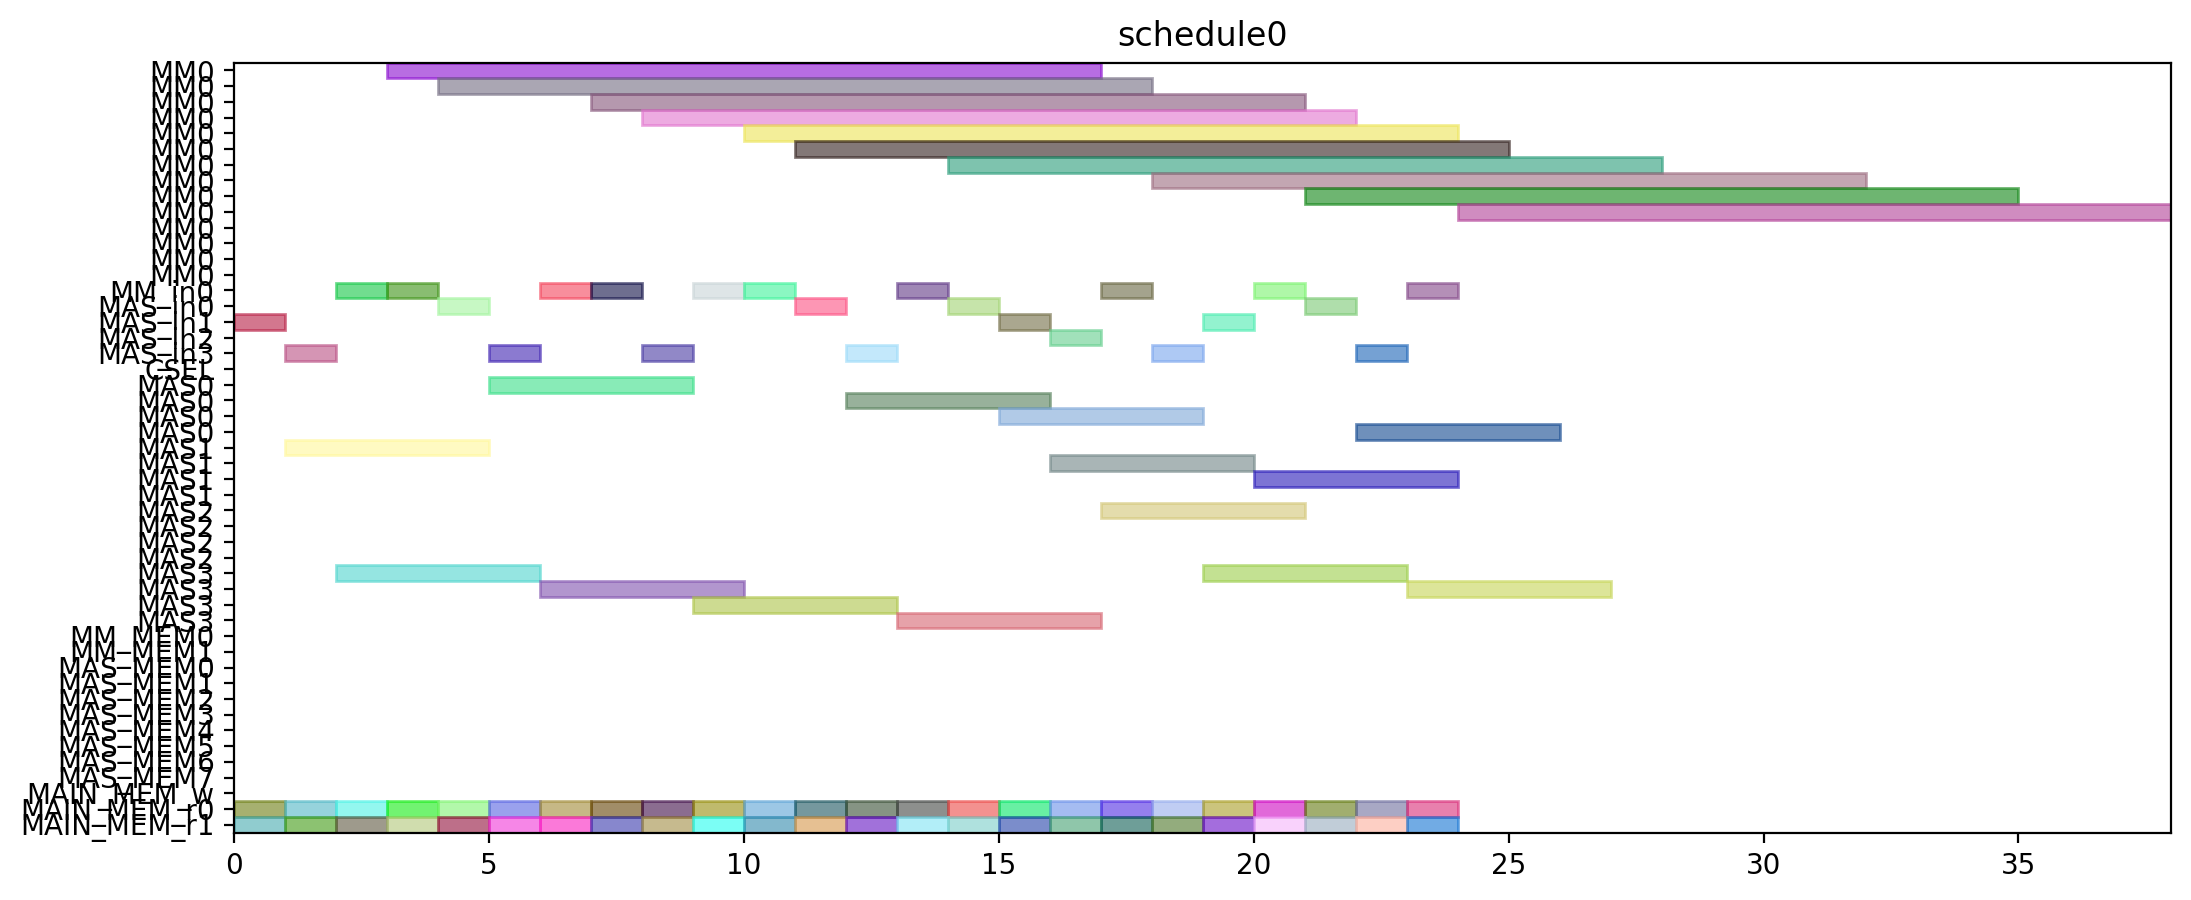

Generate this figure with Python:
from pyschedule import Scenario, solvers, plotters, alt


def solve():
	horizon = 120
	S = Scenario("schedule0", horizon=horizon)

	# resource
	MM = S.Resources('MM', num=1, size=14)
	MM_in = S.Resources('MM_in', num=1)
	MAS_in = S.Resources('MAS_in', num=4)
	CSEL = S.Resource('CSEL')
	MAS = S.Resources('MAS', num=4, size=4, periods=range(1, horizon))
	MM_MEM = S.Resources('MM_MEM', num=2)
	MAS_MEM = S.Resources('MAS_MEM', num=8)
	MAIN_MEM_w = S.Resource('MAIN_MEM_w', size=1)
	MAIN_MEM_r = S.Resources('MAIN_MEM_r', num=2)

	# result of previous scheduling

	# new tasks
	t0_t0 = S.Task('t0_t0', length=4, delay_cost=1)
	t0_t0 += alt(MAS)
	t0_t0_in = S.Task('t0_t0_in', length=1, delay_cost=1)
	t0_t0_in += alt(MAS_in)
	S += t0_t0_in*MAS_in[0]<=t0_t0*MAS[0]

	S += t0_t0_in*MAS_in[1]<=t0_t0*MAS[1]

	S += t0_t0_in*MAS_in[2]<=t0_t0*MAS[2]

	S += t0_t0_in*MAS_in[3]<=t0_t0*MAS[3]

	t0_t0_mem0 = S.Task('t0_t0_mem0', length=1, delay_cost=1)
	t0_t0_mem0 += MAIN_MEM_r[0]
	S += t0_t0_mem0 <= t0_t0

	t0_t0_mem1 = S.Task('t0_t0_mem1', length=1, delay_cost=1)
	t0_t0_mem1 += MAIN_MEM_r[1]
	S += t0_t0_mem1 <= t0_t0

	t0_t1 = S.Task('t0_t1', length=4, delay_cost=1)
	t0_t1 += alt(MAS)
	t0_t1_in = S.Task('t0_t1_in', length=1, delay_cost=1)
	t0_t1_in += alt(MAS_in)
	S += t0_t1_in*MAS_in[0]<=t0_t1*MAS[0]

	S += t0_t1_in*MAS_in[1]<=t0_t1*MAS[1]

	S += t0_t1_in*MAS_in[2]<=t0_t1*MAS[2]

	S += t0_t1_in*MAS_in[3]<=t0_t1*MAS[3]

	t0_t1_mem0 = S.Task('t0_t1_mem0', length=1, delay_cost=1)
	t0_t1_mem0 += MAIN_MEM_r[0]
	S += t0_t1_mem0 <= t0_t1

	t0_t1_mem1 = S.Task('t0_t1_mem1', length=1, delay_cost=1)
	t0_t1_mem1 += MAIN_MEM_r[1]
	S += t0_t1_mem1 <= t0_t1

	t0_t3 = S.Task('t0_t3', length=14, delay_cost=1)
	t0_t3 += alt(MM)
	t0_t3_in = S.Task('t0_t3_in', length=1, delay_cost=1)
	t0_t3_in += alt(MM_in)
	S += t0_t3_in*MM_in[0]<=t0_t3*MM[0]
	t0_t3_mem0 = S.Task('t0_t3_mem0', length=1, delay_cost=1)
	t0_t3_mem0 += MAIN_MEM_r[0]
	S += t0_t3_mem0 <= t0_t3

	t0_t3_mem1 = S.Task('t0_t3_mem1', length=1, delay_cost=1)
	t0_t3_mem1 += MAIN_MEM_r[1]
	S += t0_t3_mem1 <= t0_t3

	t10 = S.Task('t10', length=4, delay_cost=1)
	t10 += alt(MAS)
	t10_in = S.Task('t10_in', length=1, delay_cost=1)
	t10_in += alt(MAS_in)
	S += t10_in*MAS_in[0]<=t10*MAS[0]

	S += t10_in*MAS_in[1]<=t10*MAS[1]

	S += t10_in*MAS_in[2]<=t10*MAS[2]

	S += t10_in*MAS_in[3]<=t10*MAS[3]

	t10_mem0 = S.Task('t10_mem0', length=1, delay_cost=1)
	t10_mem0 += MAIN_MEM_r[0]
	S += t10_mem0 <= t10

	t10_mem1 = S.Task('t10_mem1', length=1, delay_cost=1)
	t10_mem1 += MAIN_MEM_r[1]
	S += t10_mem1 <= t10

	t11 = S.Task('t11', length=4, delay_cost=1)
	t11 += alt(MAS)
	t11_in = S.Task('t11_in', length=1, delay_cost=1)
	t11_in += alt(MAS_in)
	S += t11_in*MAS_in[0]<=t11*MAS[0]

	S += t11_in*MAS_in[1]<=t11*MAS[1]

	S += t11_in*MAS_in[2]<=t11*MAS[2]

	S += t11_in*MAS_in[3]<=t11*MAS[3]

	t11_mem0 = S.Task('t11_mem0', length=1, delay_cost=1)
	t11_mem0 += MAIN_MEM_r[0]
	S += t11_mem0 <= t11

	t11_mem1 = S.Task('t11_mem1', length=1, delay_cost=1)
	t11_mem1 += MAIN_MEM_r[1]
	S += t11_mem1 <= t11

	t3_t0 = S.Task('t3_t0', length=14, delay_cost=1)
	t3_t0 += alt(MM)
	t3_t0_in = S.Task('t3_t0_in', length=1, delay_cost=1)
	t3_t0_in += alt(MM_in)
	S += t3_t0_in*MM_in[0]<=t3_t0*MM[0]
	t3_t0_mem0 = S.Task('t3_t0_mem0', length=1, delay_cost=1)
	t3_t0_mem0 += MAIN_MEM_r[0]
	S += t3_t0_mem0 <= t3_t0

	t3_t0_mem1 = S.Task('t3_t0_mem1', length=1, delay_cost=1)
	t3_t0_mem1 += MAIN_MEM_r[1]
	S += t3_t0_mem1 <= t3_t0

	t3_t1 = S.Task('t3_t1', length=14, delay_cost=1)
	t3_t1 += alt(MM)
	t3_t1_in = S.Task('t3_t1_in', length=1, delay_cost=1)
	t3_t1_in += alt(MM_in)
	S += t3_t1_in*MM_in[0]<=t3_t1*MM[0]
	t3_t1_mem0 = S.Task('t3_t1_mem0', length=1, delay_cost=1)
	t3_t1_mem0 += MAIN_MEM_r[0]
	S += t3_t1_mem0 <= t3_t1

	t3_t1_mem1 = S.Task('t3_t1_mem1', length=1, delay_cost=1)
	t3_t1_mem1 += MAIN_MEM_r[1]
	S += t3_t1_mem1 <= t3_t1

	t3_t2 = S.Task('t3_t2', length=4, delay_cost=1)
	t3_t2 += alt(MAS)
	t3_t2_in = S.Task('t3_t2_in', length=1, delay_cost=1)
	t3_t2_in += alt(MAS_in)
	S += t3_t2_in*MAS_in[0]<=t3_t2*MAS[0]

	S += t3_t2_in*MAS_in[1]<=t3_t2*MAS[1]

	S += t3_t2_in*MAS_in[2]<=t3_t2*MAS[2]

	S += t3_t2_in*MAS_in[3]<=t3_t2*MAS[3]

	t3_t2_mem0 = S.Task('t3_t2_mem0', length=1, delay_cost=1)
	t3_t2_mem0 += MAIN_MEM_r[0]
	S += t3_t2_mem0 <= t3_t2

	t3_t2_mem1 = S.Task('t3_t2_mem1', length=1, delay_cost=1)
	t3_t2_mem1 += MAIN_MEM_r[1]
	S += t3_t2_mem1 <= t3_t2

	t3_t3 = S.Task('t3_t3', length=4, delay_cost=1)
	t3_t3 += alt(MAS)
	t3_t3_in = S.Task('t3_t3_in', length=1, delay_cost=1)
	t3_t3_in += alt(MAS_in)
	S += t3_t3_in*MAS_in[0]<=t3_t3*MAS[0]

	S += t3_t3_in*MAS_in[1]<=t3_t3*MAS[1]

	S += t3_t3_in*MAS_in[2]<=t3_t3*MAS[2]

	S += t3_t3_in*MAS_in[3]<=t3_t3*MAS[3]

	t3_t3_mem0 = S.Task('t3_t3_mem0', length=1, delay_cost=1)
	t3_t3_mem0 += MAIN_MEM_r[0]
	S += t3_t3_mem0 <= t3_t3

	t3_t3_mem1 = S.Task('t3_t3_mem1', length=1, delay_cost=1)
	t3_t3_mem1 += MAIN_MEM_r[1]
	S += t3_t3_mem1 <= t3_t3

	t4_t0 = S.Task('t4_t0', length=4, delay_cost=1)
	t4_t0 += alt(MAS)
	t4_t0_in = S.Task('t4_t0_in', length=1, delay_cost=1)
	t4_t0_in += alt(MAS_in)
	S += t4_t0_in*MAS_in[0]<=t4_t0*MAS[0]

	S += t4_t0_in*MAS_in[1]<=t4_t0*MAS[1]

	S += t4_t0_in*MAS_in[2]<=t4_t0*MAS[2]

	S += t4_t0_in*MAS_in[3]<=t4_t0*MAS[3]

	t4_t0_mem0 = S.Task('t4_t0_mem0', length=1, delay_cost=1)
	t4_t0_mem0 += MAIN_MEM_r[0]
	S += t4_t0_mem0 <= t4_t0

	t4_t0_mem1 = S.Task('t4_t0_mem1', length=1, delay_cost=1)
	t4_t0_mem1 += MAIN_MEM_r[1]
	S += t4_t0_mem1 <= t4_t0

	t4_t1 = S.Task('t4_t1', length=4, delay_cost=1)
	t4_t1 += alt(MAS)
	t4_t1_in = S.Task('t4_t1_in', length=1, delay_cost=1)
	t4_t1_in += alt(MAS_in)
	S += t4_t1_in*MAS_in[0]<=t4_t1*MAS[0]

	S += t4_t1_in*MAS_in[1]<=t4_t1*MAS[1]

	S += t4_t1_in*MAS_in[2]<=t4_t1*MAS[2]

	S += t4_t1_in*MAS_in[3]<=t4_t1*MAS[3]

	t4_t1_mem0 = S.Task('t4_t1_mem0', length=1, delay_cost=1)
	t4_t1_mem0 += MAIN_MEM_r[0]
	S += t4_t1_mem0 <= t4_t1

	t4_t1_mem1 = S.Task('t4_t1_mem1', length=1, delay_cost=1)
	t4_t1_mem1 += MAIN_MEM_r[1]
	S += t4_t1_mem1 <= t4_t1

	t4_t3 = S.Task('t4_t3', length=14, delay_cost=1)
	t4_t3 += alt(MM)
	t4_t3_in = S.Task('t4_t3_in', length=1, delay_cost=1)
	t4_t3_in += alt(MM_in)
	S += t4_t3_in*MM_in[0]<=t4_t3*MM[0]
	t4_t3_mem0 = S.Task('t4_t3_mem0', length=1, delay_cost=1)
	t4_t3_mem0 += MAIN_MEM_r[0]
	S += t4_t3_mem0 <= t4_t3

	t4_t3_mem1 = S.Task('t4_t3_mem1', length=1, delay_cost=1)
	t4_t3_mem1 += MAIN_MEM_r[1]
	S += t4_t3_mem1 <= t4_t3

	t5_t0 = S.Task('t5_t0', length=14, delay_cost=1)
	t5_t0 += alt(MM)
	t5_t0_in = S.Task('t5_t0_in', length=1, delay_cost=1)
	t5_t0_in += alt(MM_in)
	S += t5_t0_in*MM_in[0]<=t5_t0*MM[0]
	t5_t0_mem0 = S.Task('t5_t0_mem0', length=1, delay_cost=1)
	t5_t0_mem0 += MAIN_MEM_r[0]
	S += t5_t0_mem0 <= t5_t0

	t5_t0_mem1 = S.Task('t5_t0_mem1', length=1, delay_cost=1)
	t5_t0_mem1 += MAIN_MEM_r[1]
	S += t5_t0_mem1 <= t5_t0

	t5_t1 = S.Task('t5_t1', length=14, delay_cost=1)
	t5_t1 += alt(MM)
	t5_t1_in = S.Task('t5_t1_in', length=1, delay_cost=1)
	t5_t1_in += alt(MM_in)
	S += t5_t1_in*MM_in[0]<=t5_t1*MM[0]
	t5_t1_mem0 = S.Task('t5_t1_mem0', length=1, delay_cost=1)
	t5_t1_mem0 += MAIN_MEM_r[0]
	S += t5_t1_mem0 <= t5_t1

	t5_t1_mem1 = S.Task('t5_t1_mem1', length=1, delay_cost=1)
	t5_t1_mem1 += MAIN_MEM_r[1]
	S += t5_t1_mem1 <= t5_t1

	t5_t2 = S.Task('t5_t2', length=4, delay_cost=1)
	t5_t2 += alt(MAS)
	t5_t2_in = S.Task('t5_t2_in', length=1, delay_cost=1)
	t5_t2_in += alt(MAS_in)
	S += t5_t2_in*MAS_in[0]<=t5_t2*MAS[0]

	S += t5_t2_in*MAS_in[1]<=t5_t2*MAS[1]

	S += t5_t2_in*MAS_in[2]<=t5_t2*MAS[2]

	S += t5_t2_in*MAS_in[3]<=t5_t2*MAS[3]

	t5_t2_mem0 = S.Task('t5_t2_mem0', length=1, delay_cost=1)
	t5_t2_mem0 += MAIN_MEM_r[0]
	S += t5_t2_mem0 <= t5_t2

	t5_t2_mem1 = S.Task('t5_t2_mem1', length=1, delay_cost=1)
	t5_t2_mem1 += MAIN_MEM_r[1]
	S += t5_t2_mem1 <= t5_t2

	t5_t3 = S.Task('t5_t3', length=4, delay_cost=1)
	t5_t3 += alt(MAS)
	t5_t3_in = S.Task('t5_t3_in', length=1, delay_cost=1)
	t5_t3_in += alt(MAS_in)
	S += t5_t3_in*MAS_in[0]<=t5_t3*MAS[0]

	S += t5_t3_in*MAS_in[1]<=t5_t3*MAS[1]

	S += t5_t3_in*MAS_in[2]<=t5_t3*MAS[2]

	S += t5_t3_in*MAS_in[3]<=t5_t3*MAS[3]

	t5_t3_mem0 = S.Task('t5_t3_mem0', length=1, delay_cost=1)
	t5_t3_mem0 += MAIN_MEM_r[0]
	S += t5_t3_mem0 <= t5_t3

	t5_t3_mem1 = S.Task('t5_t3_mem1', length=1, delay_cost=1)
	t5_t3_mem1 += MAIN_MEM_r[1]
	S += t5_t3_mem1 <= t5_t3

	t6_t0 = S.Task('t6_t0', length=14, delay_cost=1)
	t6_t0 += alt(MM)
	t6_t0_in = S.Task('t6_t0_in', length=1, delay_cost=1)
	t6_t0_in += alt(MM_in)
	S += t6_t0_in*MM_in[0]<=t6_t0*MM[0]
	t6_t0_mem0 = S.Task('t6_t0_mem0', length=1, delay_cost=1)
	t6_t0_mem0 += MAIN_MEM_r[0]
	S += t6_t0_mem0 <= t6_t0

	t6_t0_mem1 = S.Task('t6_t0_mem1', length=1, delay_cost=1)
	t6_t0_mem1 += MAIN_MEM_r[1]
	S += t6_t0_mem1 <= t6_t0

	t6_t1 = S.Task('t6_t1', length=14, delay_cost=1)
	t6_t1 += alt(MM)
	t6_t1_in = S.Task('t6_t1_in', length=1, delay_cost=1)
	t6_t1_in += alt(MM_in)
	S += t6_t1_in*MM_in[0]<=t6_t1*MM[0]
	t6_t1_mem0 = S.Task('t6_t1_mem0', length=1, delay_cost=1)
	t6_t1_mem0 += MAIN_MEM_r[0]
	S += t6_t1_mem0 <= t6_t1

	t6_t1_mem1 = S.Task('t6_t1_mem1', length=1, delay_cost=1)
	t6_t1_mem1 += MAIN_MEM_r[1]
	S += t6_t1_mem1 <= t6_t1

	t6_t2 = S.Task('t6_t2', length=4, delay_cost=1)
	t6_t2 += alt(MAS)
	t6_t2_in = S.Task('t6_t2_in', length=1, delay_cost=1)
	t6_t2_in += alt(MAS_in)
	S += t6_t2_in*MAS_in[0]<=t6_t2*MAS[0]

	S += t6_t2_in*MAS_in[1]<=t6_t2*MAS[1]

	S += t6_t2_in*MAS_in[2]<=t6_t2*MAS[2]

	S += t6_t2_in*MAS_in[3]<=t6_t2*MAS[3]

	t6_t2_mem0 = S.Task('t6_t2_mem0', length=1, delay_cost=1)
	t6_t2_mem0 += MAIN_MEM_r[0]
	S += t6_t2_mem0 <= t6_t2

	t6_t2_mem1 = S.Task('t6_t2_mem1', length=1, delay_cost=1)
	t6_t2_mem1 += MAIN_MEM_r[1]
	S += t6_t2_mem1 <= t6_t2

	t6_t3 = S.Task('t6_t3', length=4, delay_cost=1)
	t6_t3 += alt(MAS)
	t6_t3_in = S.Task('t6_t3_in', length=1, delay_cost=1)
	t6_t3_in += alt(MAS_in)
	S += t6_t3_in*MAS_in[0]<=t6_t3*MAS[0]

	S += t6_t3_in*MAS_in[1]<=t6_t3*MAS[1]

	S += t6_t3_in*MAS_in[2]<=t6_t3*MAS[2]

	S += t6_t3_in*MAS_in[3]<=t6_t3*MAS[3]

	t6_t3_mem0 = S.Task('t6_t3_mem0', length=1, delay_cost=1)
	t6_t3_mem0 += MAIN_MEM_r[0]
	S += t6_t3_mem0 <= t6_t3

	t6_t3_mem1 = S.Task('t6_t3_mem1', length=1, delay_cost=1)
	t6_t3_mem1 += MAIN_MEM_r[1]
	S += t6_t3_mem1 <= t6_t3

	t7_t0 = S.Task('t7_t0', length=14, delay_cost=1)
	t7_t0 += alt(MM)
	t7_t0_in = S.Task('t7_t0_in', length=1, delay_cost=1)
	t7_t0_in += alt(MM_in)
	S += t7_t0_in*MM_in[0]<=t7_t0*MM[0]
	t7_t0_mem0 = S.Task('t7_t0_mem0', length=1, delay_cost=1)
	t7_t0_mem0 += MAIN_MEM_r[0]
	S += t7_t0_mem0 <= t7_t0

	t7_t0_mem1 = S.Task('t7_t0_mem1', length=1, delay_cost=1)
	t7_t0_mem1 += MAIN_MEM_r[1]
	S += t7_t0_mem1 <= t7_t0

	t7_t1 = S.Task('t7_t1', length=14, delay_cost=1)
	t7_t1 += alt(MM)
	t7_t1_in = S.Task('t7_t1_in', length=1, delay_cost=1)
	t7_t1_in += alt(MM_in)
	S += t7_t1_in*MM_in[0]<=t7_t1*MM[0]
	t7_t1_mem0 = S.Task('t7_t1_mem0', length=1, delay_cost=1)
	t7_t1_mem0 += MAIN_MEM_r[0]
	S += t7_t1_mem0 <= t7_t1

	t7_t1_mem1 = S.Task('t7_t1_mem1', length=1, delay_cost=1)
	t7_t1_mem1 += MAIN_MEM_r[1]
	S += t7_t1_mem1 <= t7_t1

	t7_t2 = S.Task('t7_t2', length=4, delay_cost=1)
	t7_t2 += alt(MAS)
	t7_t2_in = S.Task('t7_t2_in', length=1, delay_cost=1)
	t7_t2_in += alt(MAS_in)
	S += t7_t2_in*MAS_in[0]<=t7_t2*MAS[0]

	S += t7_t2_in*MAS_in[1]<=t7_t2*MAS[1]

	S += t7_t2_in*MAS_in[2]<=t7_t2*MAS[2]

	S += t7_t2_in*MAS_in[3]<=t7_t2*MAS[3]

	t7_t2_mem0 = S.Task('t7_t2_mem0', length=1, delay_cost=1)
	t7_t2_mem0 += MAIN_MEM_r[0]
	S += t7_t2_mem0 <= t7_t2

	t7_t2_mem1 = S.Task('t7_t2_mem1', length=1, delay_cost=1)
	t7_t2_mem1 += MAIN_MEM_r[1]
	S += t7_t2_mem1 <= t7_t2

	t7_t3 = S.Task('t7_t3', length=4, delay_cost=1)
	t7_t3 += alt(MAS)
	t7_t3_in = S.Task('t7_t3_in', length=1, delay_cost=1)
	t7_t3_in += alt(MAS_in)
	S += t7_t3_in*MAS_in[0]<=t7_t3*MAS[0]

	S += t7_t3_in*MAS_in[1]<=t7_t3*MAS[1]

	S += t7_t3_in*MAS_in[2]<=t7_t3*MAS[2]

	S += t7_t3_in*MAS_in[3]<=t7_t3*MAS[3]

	t7_t3_mem0 = S.Task('t7_t3_mem0', length=1, delay_cost=1)
	t7_t3_mem0 += MAIN_MEM_r[0]
	S += t7_t3_mem0 <= t7_t3

	t7_t3_mem1 = S.Task('t7_t3_mem1', length=1, delay_cost=1)
	t7_t3_mem1 += MAIN_MEM_r[1]
	S += t7_t3_mem1 <= t7_t3

	solvers.mip.solve(S,msg=1,kind='CPLEX',ratio_gap=1.01)

	solution = [['hoge']*len(S.solution()[1]) for i in range(len(S.solution()))]
	for i in range(len(S.solution())):
		for j in range(len(S.solution()[i])):
			solution[i][j]=str(S.solution()[i][j])
	print(solution)

	cycles = int(solution[-1][3])

	pic_file_name = "/mnt/rose/usr1/fukuda/ABE/multiRAM_multiMAS_16mux/scheduling_result/stage14MM1_stage4MAS4/SQR012345/schedule0.png"
	if(S.solution() != []):
		plotters.matplotlib.plot(S,img_filename=pic_file_name, show_task_labels=False, fig_size=(cycles*0.25+3, 5))

	return solution
